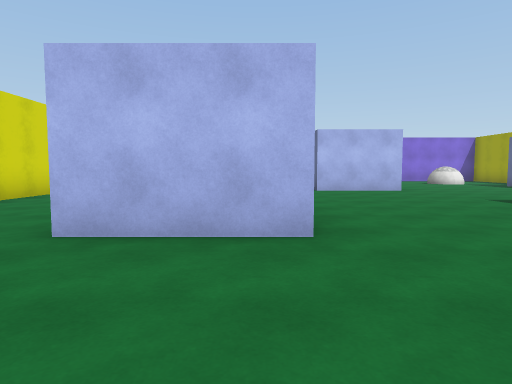
view 1 (above)

23 first-person views from a walk through a Unity game level. The camera is 1.3 m above the floor, tilts 4° down and sees 75° across. The floor is counted in squares, 2 m on a side. Each view is taken from the middle of a square. On the plan, view 1 faces up. The plan holds only what a view shows up to about 10 squares ahead; the rest is blank. The place goes on beyond the plan. Surface patterns are stand-ins for the level's own textures.

view 2
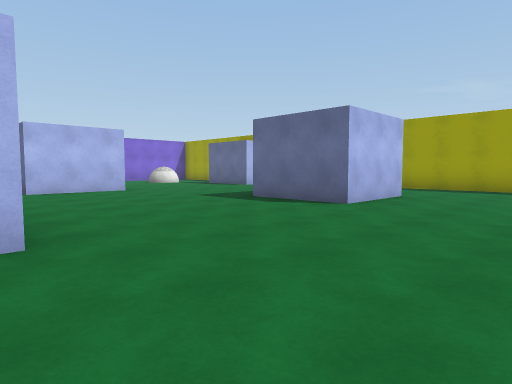

view 3
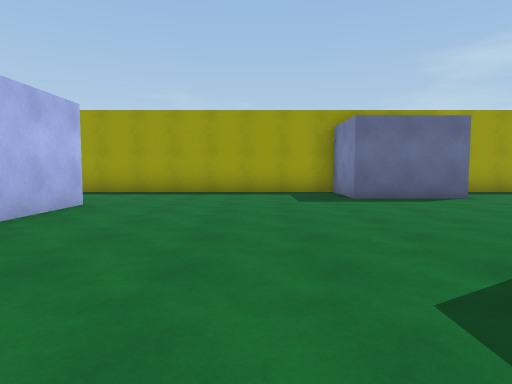

view 4
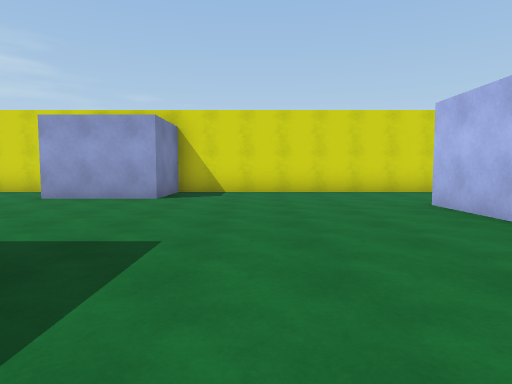

view 5
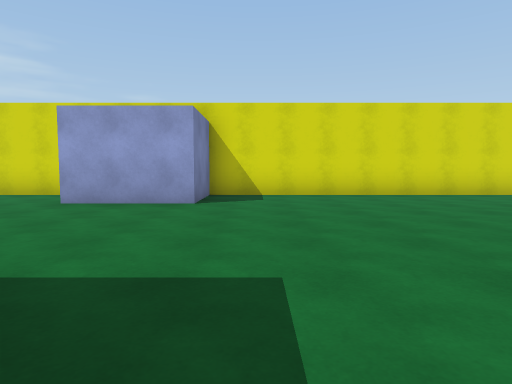

view 6
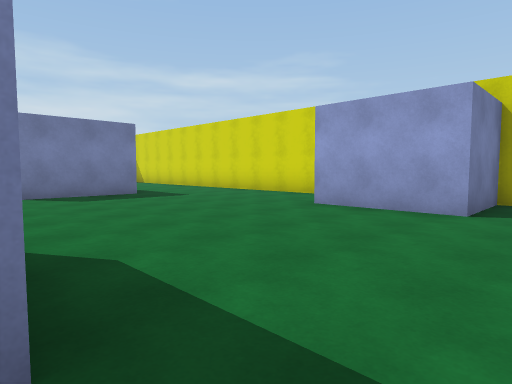

view 7
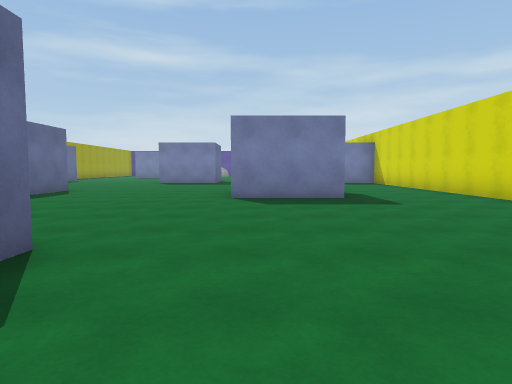

view 8
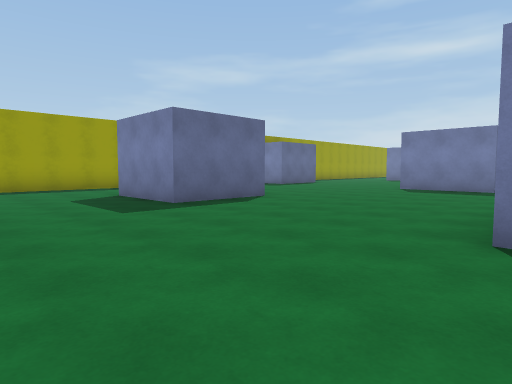

view 9
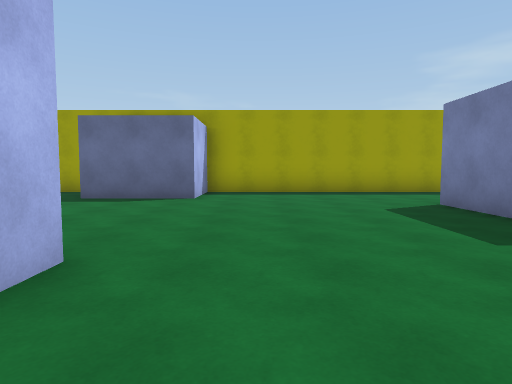

view 10
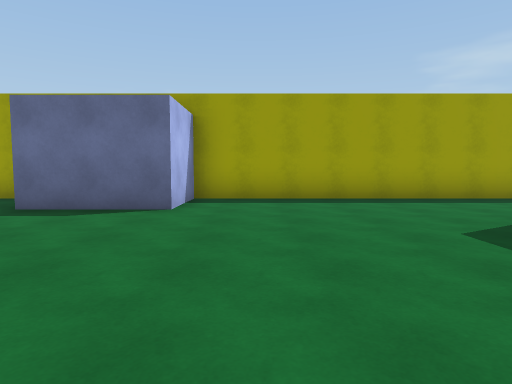

view 11
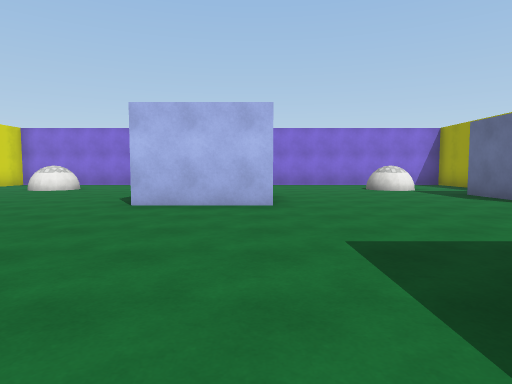

view 12
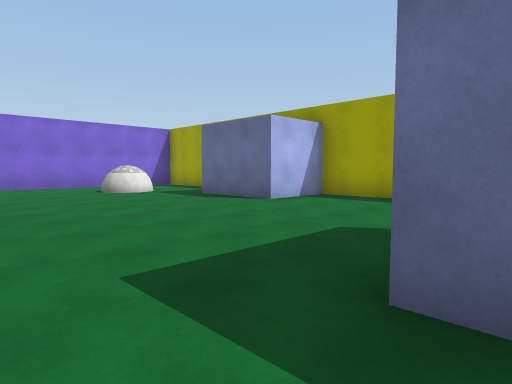

view 13
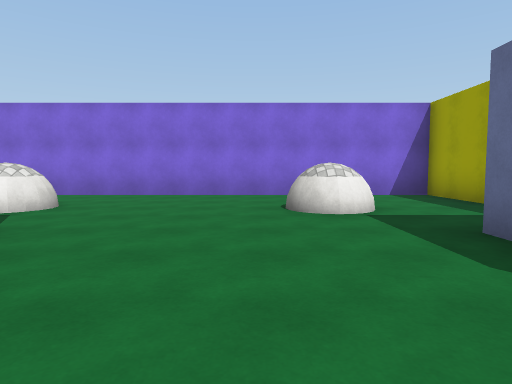

view 14
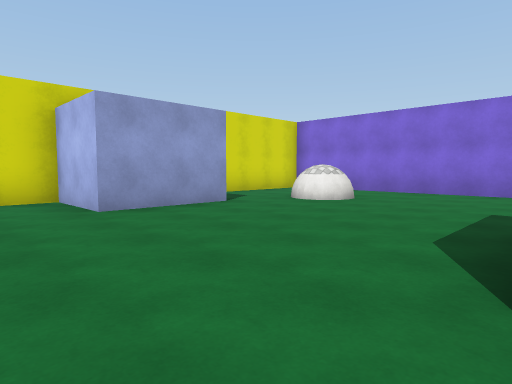

view 15
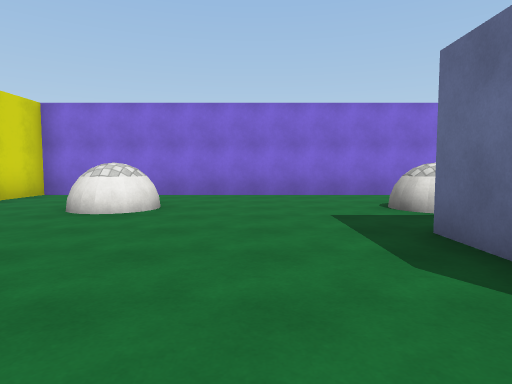

view 16
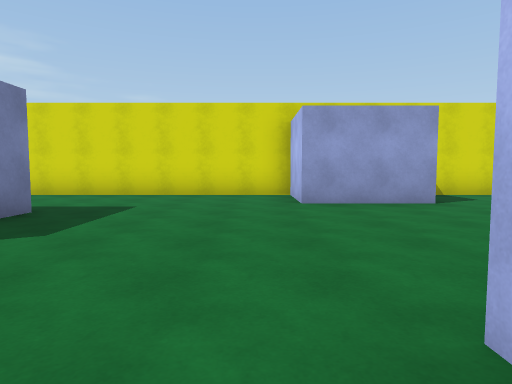

view 17
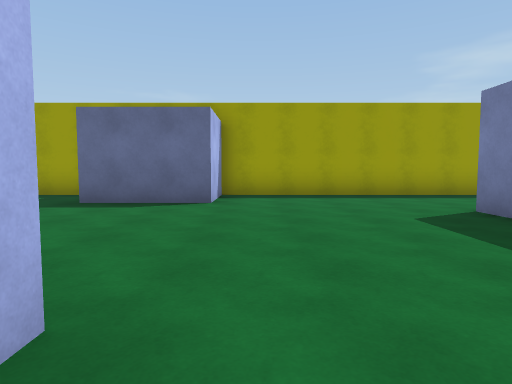

view 18
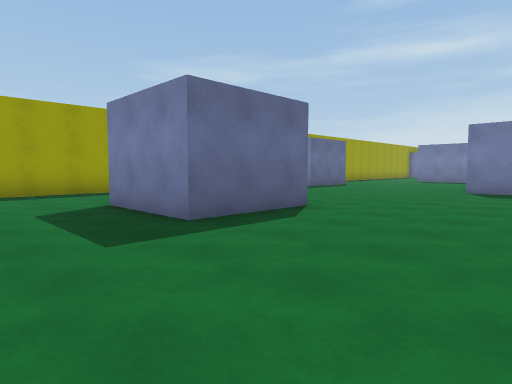

view 19
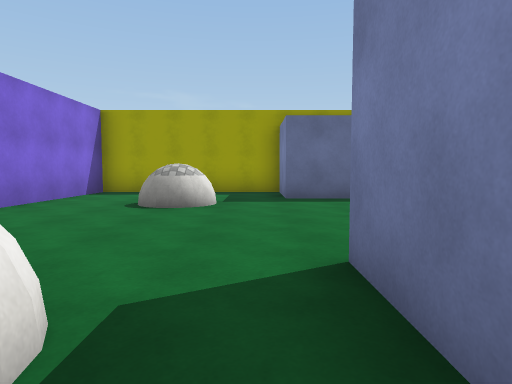

view 20
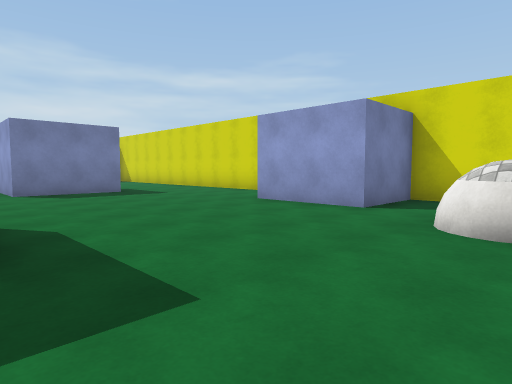

view 21
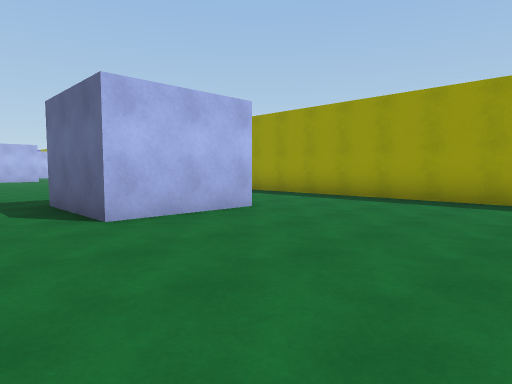

view 22
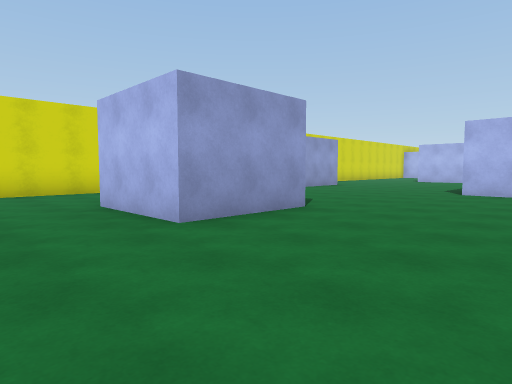

view 23
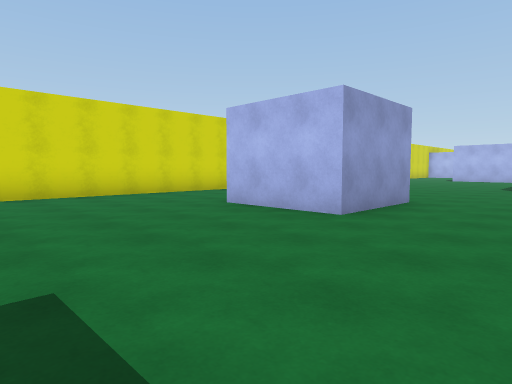

### Floor plan
Key: @ floor where view 1 was taken; # wall or solid block; . floor; = window, fence, low wall or low ledge; ^ raised ledge.
Columns run from 6 left of view 1 to 12 right of it. Each row starts with its distance up from view 1.
 18 ###################
 17 #.................#
 16 #.................#
 15 #...^....^....^...#
 14 #..=^....^....^...#
 13 #.................#
 12 ###.....###.....###
 11  ##.....###.....##
 10 ###.....###.....###
  9 #.................#
  8 #.................#
  7 #.................#
  6 #.................#
  5 #...###.....###...#
  4 #...###.....###...#
  3 #.................#
  2 #.................#
  1 #.................#
  0 #.....@...........#
 -1 #.................#
 -2 #.................#
 -3 ###.....###.....###
 -4   #.....###.....###
 -5   ................#
 -6 #.................#
 -7 #.................#
 -8 #.................#
 -9 #.................#
-10 #...###.....###...#
-11 #...###.....###...#
-12 #.................#
-13 #.................#
-14 #.................#
-15 #.................#
-16      ..........

Where each view was taken, in squares from view 1:
view 1: 0 up, 0 right, facing up
view 2: 0 up, 0 right, facing up-right
view 3: 0 up, 2 right, facing right
view 4: 0 up, 4 right, facing left
view 5: 1 down, 3 right, facing left
view 6: 1 down, 2 right, facing down-left
view 7: 2 down, 0 right, facing down
view 8: 6 down, 0 right, facing down-right
view 9: 6 down, 2 right, facing right
view 10: 6 down, 4 right, facing right
view 11: 4 up, 4 right, facing up
view 12: 5 up, 4 right, facing up-right
view 13: 9 up, 7 right, facing up
view 14: 8 up, 2 right, facing up-left
view 15: 9 up, 0 right, facing up
view 16: 9 up, 3 right, facing left
view 17: 9 up, 3 right, facing right
view 18: 8 up, 2 right, facing down-right
view 19: 13 up, 2 right, facing right
view 20: 15 up, 2 right, facing down-left
view 21: 16 down, 4 right, facing up-right
view 22: 14 down, 4 right, facing up-left
view 23: 16 down, 3 right, facing up-left
